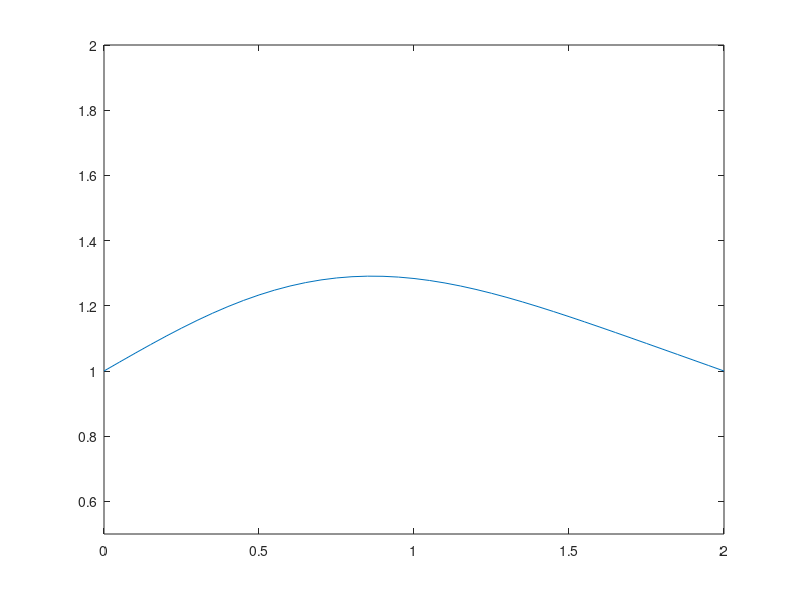

Source code (MATLAB):
function heatEqu( )
%initial condition
nx = 41;
%nx = 41;
dx = 2 / (nx - 1);
nu = 0.3;
nt = 500; %250 for nonlin
sigma = 0.2;
dt = sigma * dx^2 / nu;
c = 1;
lamda = abs(c * dt/dx);
u = ones(nx, 1);
u(0.5/dx : 1/dx + 1) = 2;
plot(u);

frame_counter = 1;
for n = 1:nt
    un = u;
    for i = 2:nx-1
        u(i) = un(i) + nu*dt/dx^2 * (un(i+1) - 2*un(i) + un(i-1));
    end
    plot(linspace(0,2,nx),u);
    axis([0 2 0.5 2]);  % fix the axis so it doesn't change on the for loop
    F(frame_counter) = getframe;
    frame_counter = frame_counter + 1;
end



end

